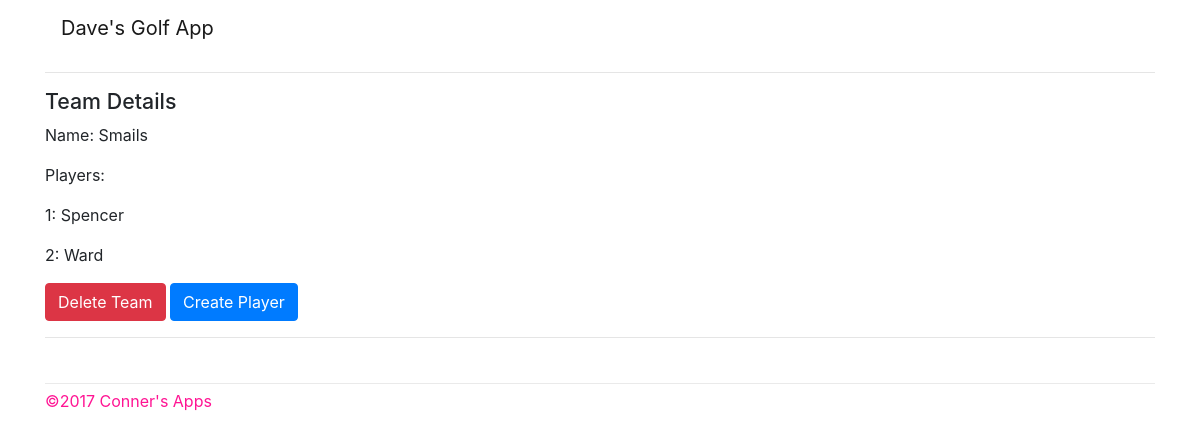
Before: /teams/2/ with the older database file.
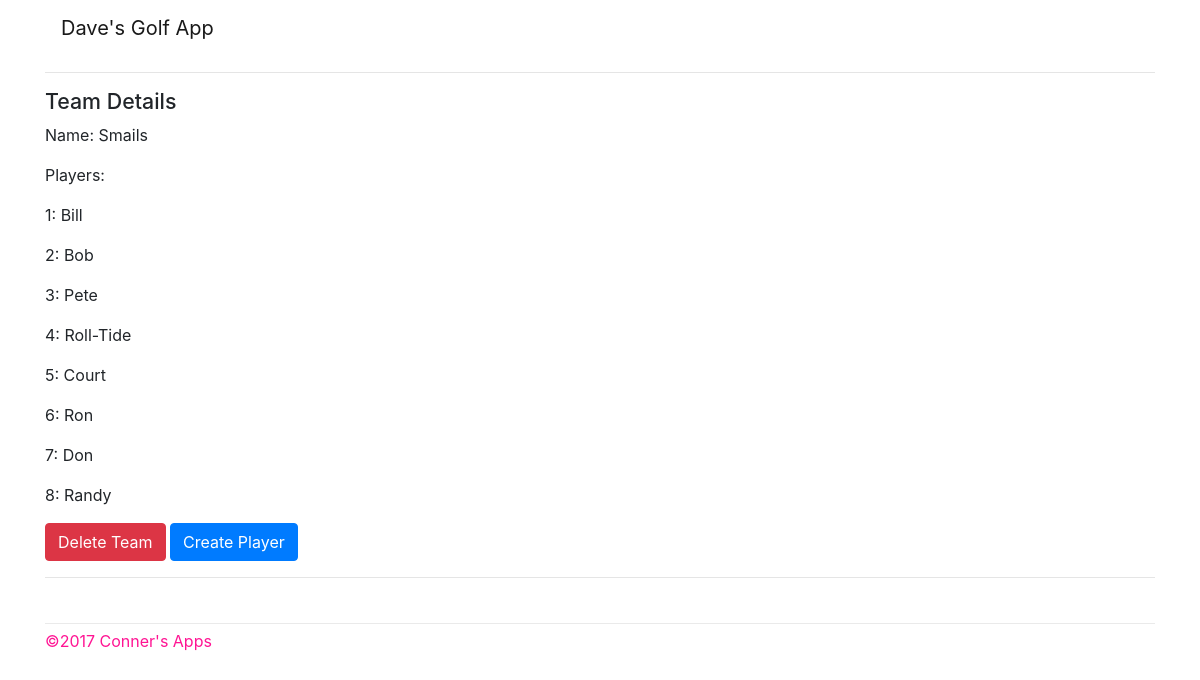
After: the same page with the newer database file.
### golf/models.py (models this page shows, shortened)
class Player(models.Model):
    name = models.CharField(max_length=50, unique=True)
    handicap = models.IntegerField()
    team = models.ForeignKey('Team', on_delete=models.CASCADE)

### golf/teams/views.py (the view)
# urls.py: url(r'^(?P<pk>\d+)/$', views.detail, name="detail"),
def detail(request, pk, **kwargs):
    team = get_object_or_404(Team, pk=pk)
    players = team.player_set.all().order_by('handicap')
    return render(request, 'golf/teams/detail.html',
            {
                'team': team,
                'players': players,
            }
        )

### golf/templates/golf/teams/detail.html
{% extends 'layout.html' %}
{% block content %}
  <h2>
      {% block pagetitle %}
      Team Details
      {% endblock %}
  </h2>
  <p>Name: {{ team.name }}</p>
  <p>Players: </p>
  {% for player in players%}
  <p>{{ forloop.counter }}: {{ player.name }}</p>
  {% empty %}
  <p>No players at this time</p>
  {% endfor %}
  <a role="button" class="btn btn-danger confirm-delete"
    href="{% url 'golf:teams:delete' team.pk %}">Delete Team</a>
  <a role="button" class="btn btn-primary confirm-delete"
    href="{% url 'golf:player:create' %}">Create Player</a>
{% endblock %}

Changed rows visible on the page:
no longer on this page (row edited): Player: name "Spencer"
no longer on this page (row edited): Player: name "Ward"
added Player: name "Bill"
added Player: name "Bob"
added Player: name "Pete"
added Player: name "Roll-Tide"
added Player: name "Court"
added Player: name "Ron"
added Player: name "Don"
added Player: name "Randy"
